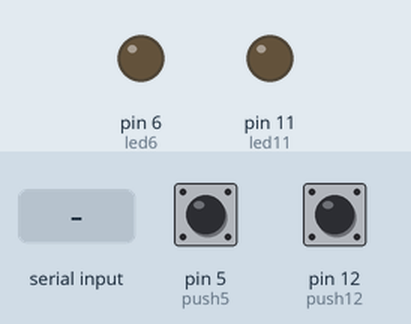
The sketch below on a simulated Arduino Uno, built with avr-gcc and run on an emulated ATmega328P. On the bench: output pins drawn as LEDs (lit = HIGH). Inputs (shaded band) come from the test bench; at power-on: pin 5 (push5) LOW, pin 12 (push12) LOW.

Above: at 1.2 s.
1.3 s: "ATC_SEND\n" received over Serial
At 1.7 s:
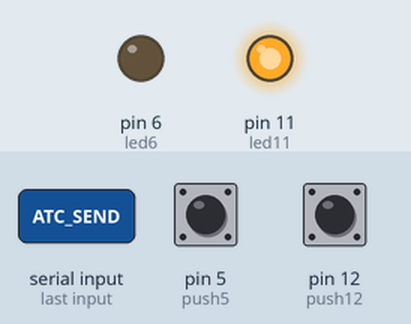
2.8 s: "ATC_WRITE\n" received over Serial
At 4.0 s:
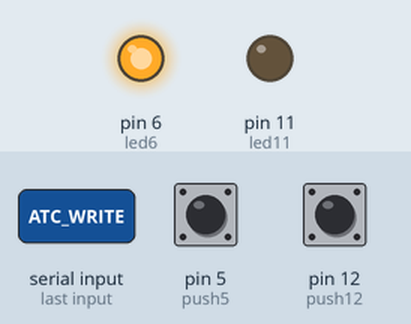
Timing chart, 0 to 5.8 s (numbered marks = the images above; inputs shaded):
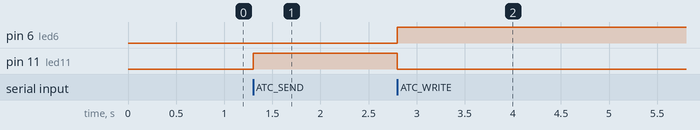

Measured:
- after the input at 1.3 s, pin 11 (led11): LOW → HIGH at once
- after the input at 2.8 s, pin 6 (led6): LOW → HIGH at once; pin 11 (led11): HIGH → LOW at once

The sketch:

nodeA.ino
```cpp
#include <SoftwareSerial.h>//Libreria para implementar mas de un puerto
SoftwareSerial Serial_sim(8,9);//configuracion puerto serie virtual (rx, tx)

const int led11 = 11;//Indicador que llego determinada cadena por
const int led6 = 6;
const int push12 = 12;
const int push5 = 5;
String megaDato;
unsigned long datoNumerico = 0;

void setup() {
    Serial.begin(115200);
    Serial_sim.begin(115200);
    delay(50);
    /*descomnetar solo cuando se use la terminal del puerto serial arduino
    Serial.println("COMUNICACION ARD-PC, ARD-SIM INICIALIZADAS");*/
    pinMode(led11, OUTPUT);
    pinMode(led6, OUTPUT);
    pinMode(push12, INPUT);
    pinMode(push5, INPUT);

    Serial_sim.print("12345");//datos para comprobar que le llegan datos al modulo sim800L
  }

void loop() {

  //cuando reciba datos del puerto Serial hardware de la pc
    if(Serial.available()){
        String data = (String)Serial.readStringUntil('\n');
        megaDato = data;
        datoNumerico = String(megaDato).toInt();
        //Serial.print(data);
        //Serial.print(megaDato);
      }

    //cuando reciba datos por el puerto serie virtual del sim800L (simulado con otro arduino)
    if(Serial_sim.available()){
        Serial.print((char)Serial_sim.read());
      }

    if(megaDato == "ATC_SEND"){
      digitalWrite(led11, HIGH);
      digitalWrite(led6, LOW);
      Serial_sim.print("1000");
      //Serial_sim.print(megaDato);
      //Serial_sim.print("");
      megaDato = "";
      }

    if(megaDato == "ATC_WRITE"){
      digitalWrite(led6, HIGH);
      digitalWrite(led11, LOW);
      Serial_sim.print("1001");
      //Serial_sim.print(megaDato);
      //Serial_sim.print("");
      megaDato = "";
      }

    if(megaDato == "MSN_ENVIADO"){
        Serial_sim.print("1002");
        megaDato = "";
      }


    if(digitalRead(push5)==1){
        while(digitalRead(push5)==1){;}
        Serial.print("string do not problem");
      }

    if(digitalRead(push12)==1){
        while(digitalRead(push12)==1){;}
        Serial.print(megaDato);
      }

  }
```
